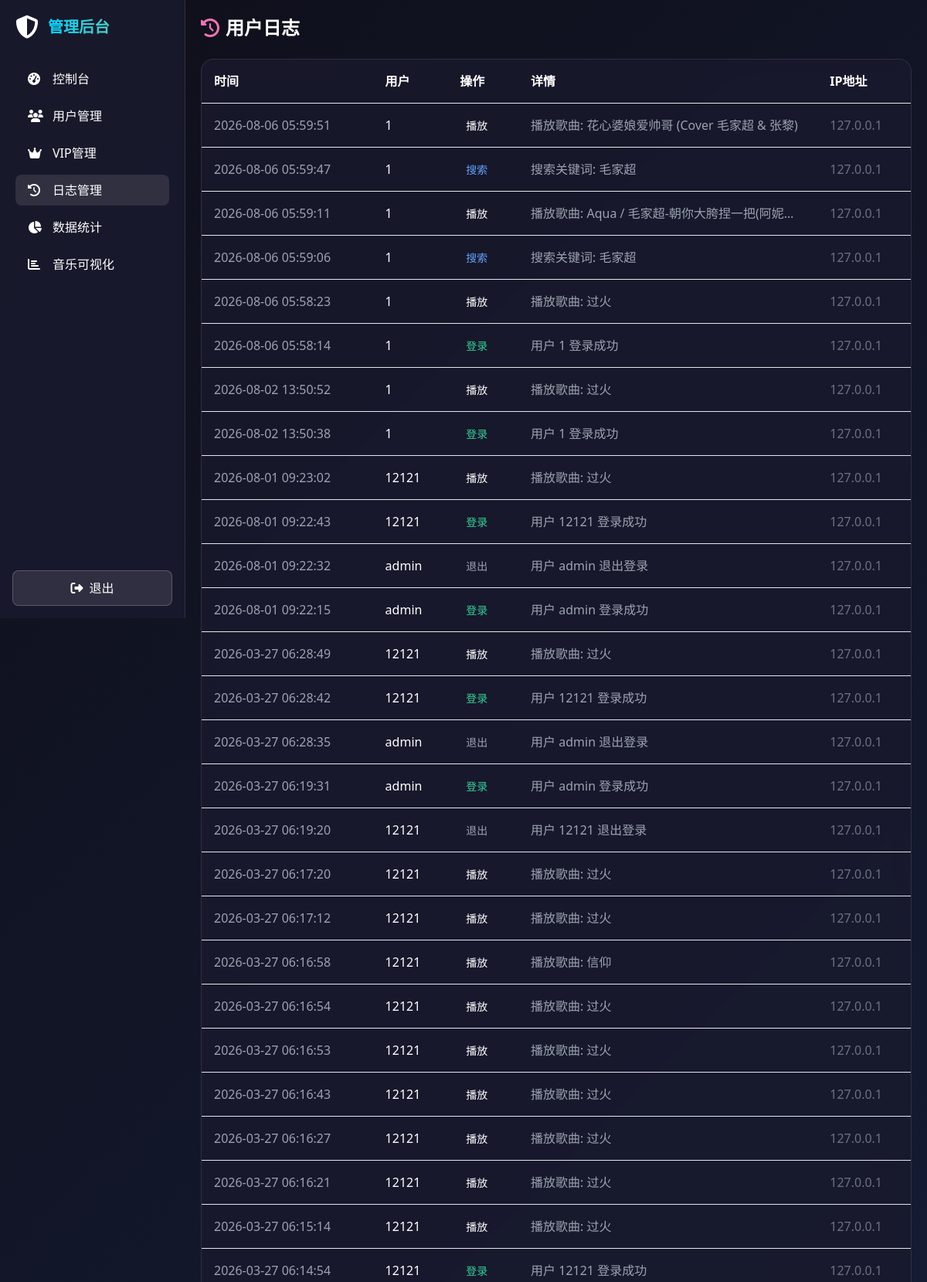
The page /admin/logs (signed in, upper part) on the database its author committed.
### models.py (models this page shows, shortened)
class UserLog(db.Model):
    __tablename__ = 'user_logs'
    id = db.Column(db.Integer, primary_key=True)
    user_id = db.Column(db.Integer, db.ForeignKey('users.id'), nullable=False)
    action = db.Column(db.String(50), nullable=False)
    detail = db.Column(db.Text, nullable=True)
    ip_address = db.Column(db.String(50), nullable=True)
    created_at = db.Column(db.DateTime, default=datetime.utcnow)

class User(UserMixin, db.Model):
    __tablename__ = 'users'
    id = db.Column(db.Integer, primary_key=True)
    username = db.Column(db.String(50), unique=True, nullable=False)
    email = db.Column(db.String(100), unique=True, nullable=False)
    password_hash = db.Column(db.String(255), nullable=False)
    is_admin = db.Column(db.Boolean, default=False)
    is_vip = db.Column(db.Boolean, default=False)
    vip_expire_date = db.Column(db.DateTime, nullable=True)
    created_at = db.Column(db.DateTime, default=datetime.utcnow)
    last_login = db.Column(db.DateTime, nullable=True)
    favorites = db.relationship('Favorite', backref='user', lazy='dynamic')
    play_history = db.relationship('PlayHistory', backref='user', lazy='dynamic')
    logs = db.relationship('UserLog', backref='user', lazy='dynamic')

### app.py (the view)
@app.route('/admin/logs')
@login_required
@admin_required
def admin_logs():
    page = request.args.get('page', 1, type=int)
    logs = UserLog.query.order_by(UserLog.created_at.desc()).paginate(page=page, per_page=50)
    return render_template('admin/logs.html', logs=logs)

### app.py (called while the page is built)
@login_manager.user_loader
def load_user(user_id):
    return User.query.get(int(user_id))

def admin_required(f):
    @wraps(f)
    def decorated_function(*args, **kwargs):
        if not current_user.is_authenticated or not current_user.is_admin:
            flash('需要管理员权限', 'error')
            return redirect(url_for('index'))
        return f(*args, **kwargs)
    return decorated_function

### templates/admin/logs.html (shortened to what this page needs)
{% extends 'base.html' %}
{% block body %}
<div class="sidebar">
    <div class="flex items-center gap-3 mb-8">
        <i class="fas fa-shield-alt text-3xl text-cyan-400"></i>
        <span class="text-xl font-bold gradient-text">管理后台</span>
    </div>
    <nav class="space-y-2">
        <a href="{{ url_for('admin_dashboard') }}" class="nav-link flex items-center gap-3">
            <i class="fas fa-tachometer-alt w-5"></i>控制台
        </a>
        <a href="{{ url_for('admin_users') }}" class="nav-link flex items-center gap-3">
            <i class="fas fa-users w-5"></i>用户管理
        </a>
        <a href="{{ url_for('admin_vip') }}" class="nav-link flex items-center gap-3">
            <i class="fas fa-crown w-5"></i>VIP管理
        </a>
        <a href="{{ url_for('admin_logs') }}" class="nav-link flex items-center gap-3 active">
            <i class="fas fa-history w-5"></i>日志管理
        </a>
        <a href="{{ url_for('admin_stats') }}" class="nav-link flex items-center gap-3">
            <i class="fas fa-chart-pie w-5"></i>数据统计
        </a>
        <a href="{{ url_for('admin_visualizer') }}" class="nav-link flex items-center gap-3">
            <i class="fas fa-chart-bar w-5"></i>音乐可视化
        </a>
    </nav>
    <div class="absolute bottom-4 left-4 right-4">
        <a href="{{ url_for('logout') }}" class="btn-secondary w-full text-center block">
            <i class="fas fa-sign-out-alt mr-2"></i>退出
        </a>
    </div>
</div>
<div class="main-content">
    <h1 class="text-2xl font-bold mb-6"><i class="fas fa-history text-pink-400 mr-2"></i>用户日志</h1>
    <div class="glass-card overflow-hidden">
        <table class="w-full">
            <thead class="bg-white/5">
                <tr>
                    <th class="text-left p-4">时间</th>
                    <th class="text-left p-4">用户</th>
                    <th class="text-left p-4">操作</th>
                    <th class="text-left p-4">详情</th>
                    <th class="text-left p-4">IP地址</th>
                </tr>
            </thead>
            <tbody>
                {% for log in logs.items %}
                <tr class="border-t border-white/5 hover:bg-white/5">
                    <td class="p-4 text-gray-400">{{ log.created_at.strftime('%Y-%m-%d %H:%M:%S') }}</td>
                    <td class="p-4">{{ log.user.username }}</td>
                    <td class="p-4">
                        <span class="px-2 py-1 rounded text-sm
                            {% if log.action == '登录' %}bg-green-400/20 text-green-400
                            {% elif log.action == '退出' %}bg-gray-400/20 text-gray-400
                            {% elif log.action == '播放' %}bg-cyan-400/20 text-cyan-400
                            {% elif log.action == '搜索' %}bg-blue-400/20 text-blue-400
                            {% elif log.action == '收藏' %}bg-red-400/20 text-red-400
                            {% elif log.action == '购买VIP' %}bg-yellow-400/20 text-yellow-400
                            {% else %}bg-white/10 text-white{% endif %}">
                            {{ log.action }}
                        </span>
                    </td>
                    <td class="p-4 text-gray-400 max-w-xs truncate">{{ log.detail or '-' }}</td>
                    <td class="p-4 text-gray-500">{{ log.ip_address or '-' }}</td>
                </tr>
                {% endfor %}
            </tbody>
        </table>
    </div>
</div>
{% endblock %}

### templates/base.html (style rules this page uses)
:root { --primary: #00d4ff; --secondary: #ff6b6b; --accent: #4ecdc4; --bg-dark: #0f0f1a; --bg-card: #1a1a2e; }
* { margin: 0; padding: 0; box-sizing: border-box; }
body { font-family: 'Segoe UI', system-ui, sans-serif; background: linear-gradient(135deg, var(--bg-dark) 0%, #16213e 100%); min-height: 100vh; color: white; }
.glass-card { background: rgba(26, 26, 46, 0.8); backdrop-filter: blur(10px); border: 1px solid rgba(255, 255, 255, 0.1); border-radius: 16px; }
.gradient-text { background: linear-gradient(90deg, var(--primary), var(--accent)); -webkit-background-clip: text; -webkit-text-fill-color: transparent; }
.btn-secondary { background: rgba(255, 255, 255, 0.1); border: 1px solid rgba(255, 255, 255, 0.2); padding: 10px 20px; border-radius: 8px; color: white; cursor: pointer; transition: all 0.3s; }
.nav-link { padding: 8px 16px; border-radius: 8px; transition: background 0.3s; }
.nav-link:hover, .nav-link.active { background: rgba(255, 255, 255, 0.1); }
.sidebar { width: 240px; background: rgba(26, 26, 46, 0.9); height: 100vh; position: fixed; left: 0; top: 0; padding: 20px; border-right: 1px solid rgba(255, 255, 255, 0.1); }
.main-content { margin-left: 240px; padding: 20px; min-height: 100vh; }

### rows shown on the page
UserLog: created_at "2026-08-06 05:59:51", user.username "1", action "播放", detail "播放歌曲: 花心婆娘爱帅哥 (Cover 毛家超 & 张黎)", ip_address "127.0.0.1"
UserLog: created_at "2026-08-06 05:59:47", user.username "1", action "搜索", detail "搜索关键词: 毛家超", ip_address "127.0.0.1"
UserLog: created_at "2026-08-06 05:59:11", user.username "1", action "播放", detail "播放歌曲: Aqua / 毛家超-朝你大胯捏一把(阿妮…", ip_address "127.0.0.1"
UserLog: created_at "2026-08-06 05:59:06", user.username "1", action "搜索", detail "搜索关键词: 毛家超", ip_address "127.0.0.1"
UserLog: created_at "2026-08-06 05:58:23", user.username "1", action "播放", detail "播放歌曲: 过火", ip_address "127.0.0.1"
UserLog: created_at "2026-08-06 05:58:14", user.username "1", action "登录", detail "用户 1 登录成功", ip_address "127.0.0.1"
UserLog: created_at "2026-08-02 13:50:52", user.username "1", action "播放", detail "播放歌曲: 过火", ip_address "127.0.0.1"
UserLog: created_at "2026-08-02 13:50:38", user.username "1", action "登录", detail "用户 1 登录成功", ip_address "127.0.0.1"
UserLog: created_at "2026-08-01 09:23:02", user.username "12121", action "播放", detail "播放歌曲: 过火", ip_address "127.0.0.1"
UserLog: created_at "2026-08-01 09:22:43", user.username "12121", action "登录", detail "用户 12121 登录成功", ip_address "127.0.0.1"
UserLog: created_at "2026-08-01 09:22:32", user.username "admin", action "退出", detail "用户 admin 退出登录", ip_address "127.0.0.1"
UserLog: created_at "2026-08-01 09:22:15", user.username "admin", action "登录", detail "用户 admin 登录成功", ip_address "127.0.0.1"
UserLog: created_at "2026-03-27 06:28:49", user.username "12121", action "播放", detail "播放歌曲: 过火", ip_address "127.0.0.1"
UserLog: created_at "2026-03-27 06:28:42", user.username "12121", action "登录", detail "用户 12121 登录成功", ip_address "127.0.0.1"
UserLog: created_at "2026-03-27 06:28:35", user.username "admin", action "退出", detail "用户 admin 退出登录", ip_address "127.0.0.1"
UserLog: created_at "2026-03-27 06:19:31", user.username "admin", action "登录", detail "用户 admin 登录成功", ip_address "127.0.0.1"
UserLog: created_at "2026-03-27 06:19:20", user.username "12121", action "退出", detail "用户 12121 退出登录", ip_address "127.0.0.1"
UserLog: created_at "2026-03-27 06:17:20", user.username "12121", action "播放", detail "播放歌曲: 过火", ip_address "127.0.0.1"
UserLog: created_at "2026-03-27 06:17:12", user.username "12121", action "播放", detail "播放歌曲: 过火", ip_address "127.0.0.1"
UserLog: created_at "2026-03-27 06:16:58", user.username "12121", action "播放", detail "播放歌曲: 信仰", ip_address "127.0.0.1"
UserLog: created_at "2026-03-27 06:16:54", user.username "12121", action "播放", detail "播放歌曲: 过火", ip_address "127.0.0.1"
UserLog: created_at "2026-03-27 06:16:53", user.username "12121", action "播放", detail "播放歌曲: 过火", ip_address "127.0.0.1"
UserLog: created_at "2026-03-27 06:16:43", user.username "12121", action "播放", detail "播放歌曲: 过火", ip_address "127.0.0.1"
UserLog: created_at "2026-03-27 06:16:27", user.username "12121", action "播放", detail "播放歌曲: 过火", ip_address "127.0.0.1"
UserLog: created_at "2026-03-27 06:16:21", user.username "12121", action "播放", detail "播放歌曲: 过火", ip_address "127.0.0.1"
UserLog: created_at "2026-03-27 06:15:14", user.username "12121", action "播放", detail "播放歌曲: 过火", ip_address "127.0.0.1"
UserLog: created_at "2026-03-27 06:14:54", user.username "12121", action "登录", detail "用户 12121 登录成功", ip_address "127.0.0.1"
